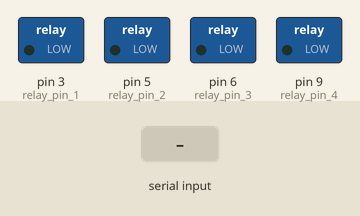
This sketch was run on a simulated Arduino Uno, built with avr-gcc and run on an emulated ATmega328P. On the bench: switched loads named in the sketch (green lamp = pin HIGH). The inputs (shaded band) are chosen by the test bench.

Above: at 1.2 s.
1.3 s: "A" received over Serial
At 1.7 s:
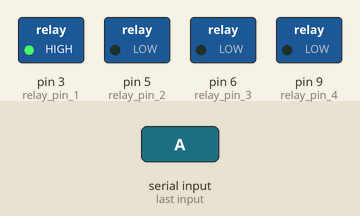
2.8 s: "C" received over Serial
At 4.0 s:
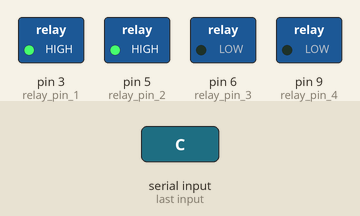
4.3 s: "B" received over Serial
At 5.1 s:
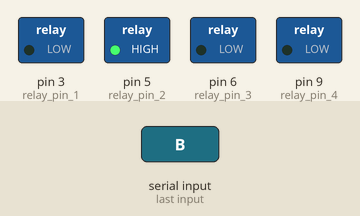
5.8 s: "E" received over Serial
At 6.3 s:
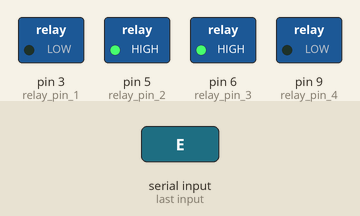
7.3 s: "D" received over Serial
At 8.5 s:
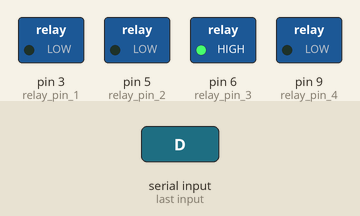
8.8 s: "G" received over Serial
At 9.8 s:
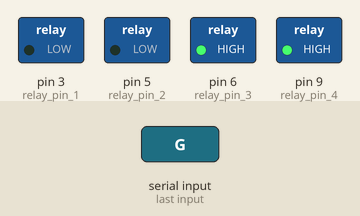
Timing chart, 0 to 11.3 s (numbered marks = the images above; inputs shaded):
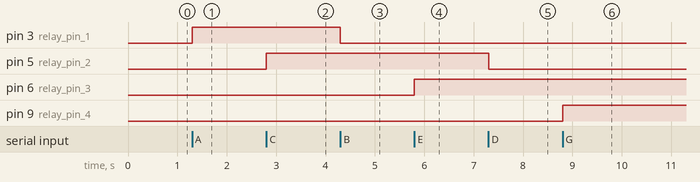

The sketch:

Relay_firmware.ino
```cpp
/* Author: René Cartaya
   Date: September 2022
   Goal: Computer control of a relay of 5V
   Description: Firmware for the control of a module of 4 relays
*/

// Defining

char user_In; // User serial input
const int relay_pin_1 = 3;  // defining the arduino pin connects to connected to the pin IN of the relays
const int relay_pin_2 = 5;
const int relay_pin_3 = 6;
const int relay_pin_4 = 9;

void setup() {
  Serial.begin(9600); // force to do actions just under serial signals commands

  digitalWrite (relay_pin_1, LOW); //initially set to low, it could also depends of the pins connected on the relay
  pinMode(relay_pin_1, OUTPUT); // initialize digital pin as an output.

  digitalWrite (relay_pin_2, LOW); //initially set to low, it could also depends of the pins connected on the relay
  pinMode(relay_pin_2, OUTPUT); // initialize digital pin as an output.

  digitalWrite (relay_pin_3, LOW); //initially set to low, it could also depends of the pins connected on the relay
  pinMode(relay_pin_3, OUTPUT); // initialize digital pin as an output.

  digitalWrite (relay_pin_4, LOW); //initially set to low, it could also depends of the pins connected on the relay
  pinMode(relay_pin_4, OUTPUT); // initialize digital pin as an output.
}

// the loop function runs over and over again forever
void loop()
{

  while (Serial.available())
  {
    user_In = Serial.read();
  }

  if (user_In == 'A')
  digitalWrite(relay_pin_1, HIGH);   // turn the LED on (HIGH is the voltage level)


  if (user_In == 'B')
  digitalWrite(relay_pin_1, LOW);    // turn the LED off by making the voltage LOW


  if (user_In == 'C')
  digitalWrite(relay_pin_2, HIGH);   // turn the LED on (HIGH is the voltage level)


  if (user_In == 'D')
  digitalWrite(relay_pin_2, LOW);    // turn the LED off by making the voltage LOW


  if (user_In == 'E')
  digitalWrite(relay_pin_3, HIGH);   // turn the LED on (HIGH is the voltage level)


  if (user_In == 'F')
  digitalWrite(relay_pin_3, LOW);    // turn the LED off by making the voltage LOW


  if (user_In == 'G')
  digitalWrite(relay_pin_4, HIGH);   // turn the LED on (HIGH is the voltage level)


  if (user_In == 'H')
  digitalWrite(relay_pin_4, LOW);    // turn the LED off by making the voltage LOW

}
```

Measured:
- after the input at 1.3 s, pin 3 (relay_pin_1): LOW → HIGH at once
- after the input at 2.8 s, pin 5 (relay_pin_2): LOW → HIGH at once
- after the input at 4.3 s, pin 3 (relay_pin_1): HIGH → LOW at once
- after the input at 5.8 s, pin 6 (relay_pin_3): LOW → HIGH at once
- after the input at 7.3 s, pin 5 (relay_pin_2): HIGH → LOW at once
- after the input at 8.8 s, pin 9 (relay_pin_4): LOW → HIGH at once
